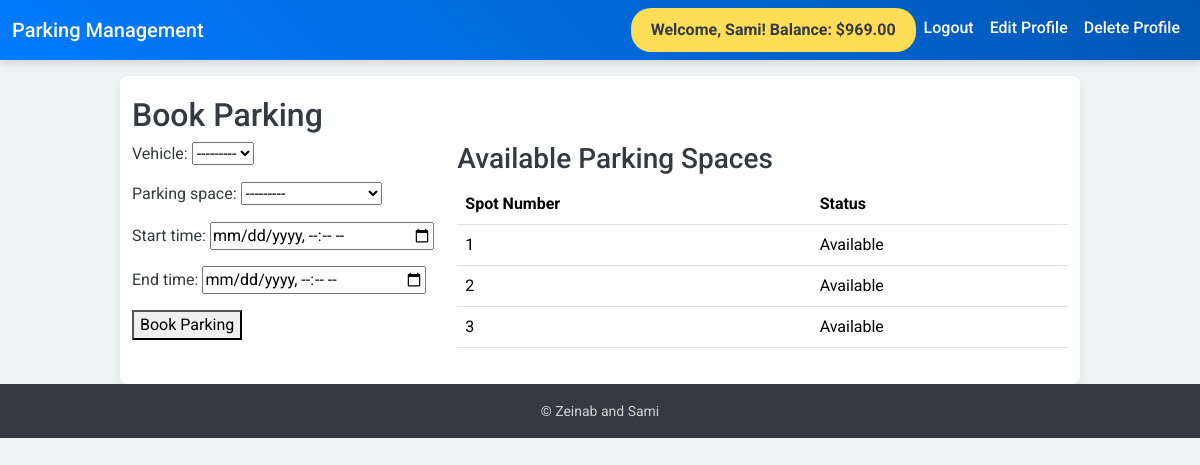
The page /book-parking/1/ (signed in) on the database its author committed.
### myapp/models.py (models this page shows, shortened)
class UserProfile(models.Model):
    user = models.OneToOneField(User, on_delete=models.CASCADE, related_name='profile')
    balance = models.DecimalField(max_digits=10, decimal_places=2, default=Decimal('1000.00'))

class ParkingSpace(models.Model):
    parking_lot = models.ForeignKey(ParkingLot, on_delete=models.CASCADE)
    spot_number = models.IntegerField()
    is_occupied = models.BooleanField(default=False)

### myapp/views.py (the view)
# urls.py: path('book-parking/<int:parking_lot_id>/', views.book_parking, name='book_parking'),
def book_parking(request, parking_lot_id):
    user = request.user
    parking_lot = get_object_or_404(ParkingLot, pk=parking_lot_id)
    available_spaces = ParkingSpace.objects.filter(parking_lot=parking_lot, is_occupied=False)
    available_vehicles = Vehicle.objects.filter(user=user, is_parked=False)
    if request.method == 'POST':
        form = BookingForm(request.POST, user=user)
        if form.is_valid():
            booking = form.save(commit=False)
            booking.user = user
            booking.parking_space = form.cleaned_data['parking_space']
            booking.vehicle = form.cleaned_data['vehicle']
            start_time = form.cleaned_data['start_time']
            end_time = form.cleaned_data['end_time']
            duration_seconds = (end_time - start_time).total_seconds()
            hours = int(duration_seconds // 3600)
            minutes = int((duration_seconds % 3600) // 60)
            total_hours = ceil(duration_seconds / 3600)
            booking.cost = round(total_hours * 1.0, 2)
            try:
                with transaction.atomic():
                    user_profile = user.profile
                    if user_profile.balance >= booking.cost:  # Ensure the user has enough balance
                        user_profile.balance -= Decimal(booking.cost)
                        user_profile.save()
                        booking.parking_space.is_occupied = True
                        booking.parking_space.save()
                        booking.vehicle.is_parked = True
                        booking.vehicle.save()
                        booking.save()
                        ParkingLot.objects.filter(pk=parking_lot.id).update(revenue=F('revenue') + booking.cost)
                        messages.success(
                            request,
                            f"Your booking for vehicle {booking.vehicle.vehicle_number} at parking space {booking.parking_space.spot_number} has been confirmed.\n"
                            f"Duration: {hours} hours and {minutes} minutes.\n"
                            f"Cost: ${booking.cost:.2f} has been deducted from your balance."
                        )
                        return redirect('home')
                    else:
                        messages.error(request, "Insufficient balance for this booking.")
                        return redirect('book_parking', parking_lot_id=parking_lot_id)
            except Exception as e:
                messages.error(request, f"An error occurred: {str(e)}")
                return redirect('book_parking', parking_lot_id=parking_lot_id)
    else:
        form = BookingForm(initial={'parking_lot': parking_lot}, user=user)
        form.fields['parking_space'].queryset = available_spaces
        form.fields['vehicle'].queryset = available_vehicles
    return render(request, 'book_parking.html', {'form': form, 'available_spaces': available_spaces, 'parking_lot': parking_lot})

### myapp/forms.py (shortened to what this page needs)
class BookingForm(forms.ModelForm):
    class Meta:
        model = Booking
        fields = ['vehicle', 'parking_space', 'start_time', 'end_time']
        widgets = {
            'start_time': DateTimeInput(attrs={'type': 'datetime-local'}),
            'end_time': DateTimeInput(attrs={'type': 'datetime-local'}),
        }
    def __init__(self, *args, **kwargs):
        user = kwargs.pop('user', None)
        super().__init__(*args, **kwargs)
        if user:
            self.fields['vehicle'].queryset = Vehicle.objects.filter(user=user, is_parked=False)
        self.fields['vehicle'].label_from_instance = lambda obj: obj.vehicle_number
        self.fields['parking_space'].label_from_instance = lambda obj: f"Parking Space: {obj.spot_number}"

### myapp/templates/book_parking.html (shortened to what this page needs)
{% extends 'base.html' %}
{% block content %}
<h2>Book Parking</h2>
<div style="display: flex; gap: 20px;">
    <div style="flex: 1;">
        <form method="post">
            {{ form.as_p }}
            <button type="submit">Book Parking</button>
        </form>
    </div>
    <div style="flex: 2;">
        <h3>Available Parking Spaces</h3>
        <table class="table" style="width: 100%; border-collapse: collapse;">
            <thead>
                <tr>
                    <th>Spot Number</th>
                    <th>Status</th>
                </tr>
            </thead>
            <tbody>
                {% for space in available_spaces %}
                    <tr {% if space.is_occupied %}style="background-color: #f2dede;"{% else %}style="background-color: #dff0d8;"{% endif %}>
                        <td>{{ space.spot_number }}</td>
                        <td>
                            {% if space.is_occupied %}
                                Occupied
                            {% else %}
                                Available
                            {% endif %}
                        </td>
                    </tr>
                {% empty %}
                    <tr>
                        <td colspan="2">No available parking spaces.</td>
                    </tr>
                {% endfor %}
            </tbody>
        </table>
    </div>
</div>
{% endblock %}

### myapp/templates/base.html (shortened to what this page needs)
<!DOCTYPE html>
<html lang="en">
<head>
  <link rel="stylesheet" href="https://cdn.jsdelivr.net/npm/bootstrap@5.3.2/dist/css/bootstrap.min.css">
</head>
<body>
  <nav class="navbar navbar-expand-lg navbar-dark">
    <div class="container-fluid">
      <a class="navbar-brand" href="{% url 'home' %}">Parking Management</a>
      <div class="collapse navbar-collapse" id="navbarNav">
        <ul class="navbar-nav ms-auto">
          {% if user.is_authenticated %}
            <li class="nav-item">
              <a class="nav-link welcome" href="#">Welcome, {{ user.username }}! Balance: ${{ user.profile.balance }}</a>
            </li>
            <li class="nav-item">
              <a class="nav-link" href="{% url 'logout' %}">Logout</a>
            </li>
            <li class="nav-item">
              <a class="nav-link" href="{% url 'edit_profile' %}">Edit Profile</a>
            </li>
            <li class="nav-item">
              <a class="nav-link" href="{% url 'delete_profile' %}">Delete Profile</a>
            </li>
          {% endif %}
        </ul>
      </div>
    </div>
  </nav>
  <main class="container mt-3">
    {% block content %}{% endblock %}
  </main>
  <footer class="footer text-center">
    <div class="container">
      <span>&copy; Zeinab and Sami </a></span>
    </div>
  </footer>
</body>
</html>

### myapp/templates/base.html (style rules this page uses)
body { background-color: #eef2f3; font-family: 'Roboto', sans-serif; color: #343a40; margin: 0; }
.navbar { background: linear-gradient(45deg, #007bff, #0056b3); box-shadow: 0px 4px 6px rgba(0, 0, 0, 0.1); }
.navbar-brand, .nav-link { color: #ffffff !important; font-weight: 500; text-transform: capitalize; }
main { background: #ffffff; padding: 20px; border-radius: 8px; box-shadow: 0 4px 8px rgba(0, 0, 0, 0.05); }
.footer { background-color: #343a40; color: #d1d1d1; padding: 15px 0; }
.footer span { font-size: 14px; }
.container.mt-3 { max-width: 960px; }
.navbar .nav-link.welcome { background-color: #ffdd57; color: #343a40 !important; font-weight: bold; padding: 10px 20px; border-radius: 20px; transition: all 0.3s ease-in-out; }

### rows shown on the page
ParkingSpace: spot_number "1", is_occupied "Available"
ParkingSpace: spot_number "2", is_occupied "Available"
ParkingSpace: spot_number "3", is_occupied "Available"

### other values the page prints
{{ user.username }} "Sami"
{{ user.profile.balance }} "969.00"
